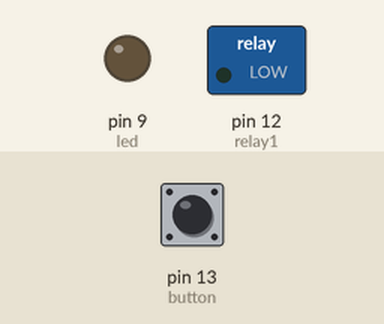
This sketch was run on a simulated Arduino Uno, built with avr-gcc and run on an emulated ATmega328P. Parts: switched loads named in the sketch (green lamp = pin HIGH), output pins drawn as LEDs (lit = HIGH). The inputs (shaded band) are chosen by the test bench; at power-on: pin 13 (button) HIGH.

Above: at 1.2 s.
1.3 s: pin 13 (button) pulled LOW for 0.15 s
At 2.5 s:
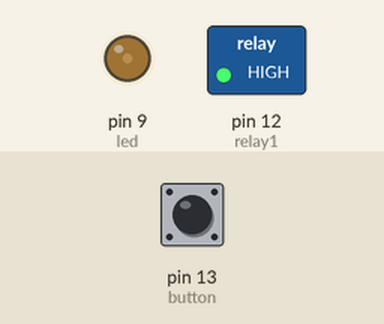
2.9 s: pin 13 (button) pulled LOW for 1 s
At 3.7 s:
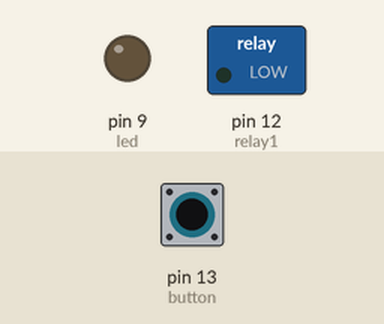
5.4 s: pin 13 (button) pulled LOW for 3.2 s
At 6.8 s:
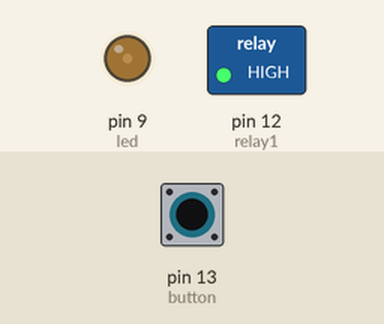
Timing chart, 0 to 8.4 s (numbered marks = the images above; inputs shaded):
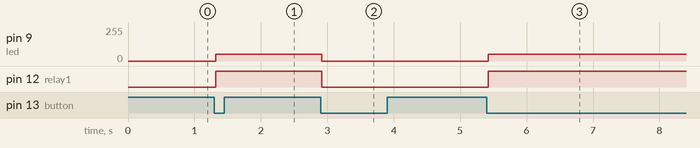

Measured:
- after the input at 1.3 s, pin 9 (led): 0/255 → 50/255 at once; pin 12 (relay1): LOW → HIGH at once
- after the input at 2.9 s, pin 9 (led): 50/255 → 0/255 at once; pin 12 (relay1): HIGH → LOW at once
- after the input at 5.4 s, pin 9 (led): 0/255 → 50/255 at once; pin 12 (relay1): LOW → HIGH at once

The sketch:

sketch_relayMotorControl.ino
```cpp
/*

RELAY MOTOR CONTROL and LED

*/


const int relay1=12; // NO- normally open
const int button=13;
const int led=9; // pwm

int buttonStableState=HIGH;
int lastButtonState=HIGH;
bool fanStatus=false;
bool ledStatus=false;

/*
NOTE:
NO: normally open : disconnected from COM when relay is OFF. Device will be OFF be default and triggered when relay is called.

COM: moving contact inside the relay, input to the relay. It moves between NO and NC.

NC: normally closed: conncted to COM when relay is OFF. Device will be ON be default and OFF when relay is triggered.

RELAY is active HIGH, meaning HIGH->energised and LOW->de-energised
*/

unsigned long lastDebounceTime=0;
const unsigned long debounceTime=20;


void setup() {
  // put your setup code here, to run once:

  pinMode(relay1,OUTPUT);
  pinMode(button,INPUT_PULLUP);
  pinMode(led,OUTPUT);


}


void loop() {
  // put your main code here, to run repeatedly:


  int reading = digitalRead(button);

  if(reading!=lastButtonState)
  {
    lastDebounceTime=millis();
  }


  if(millis()-lastDebounceTime>debounceTime)
  {
    if(reading!=buttonStableState)
    {
    buttonStableState=reading;

      if(buttonStableState==LOW)
      {
        fanStatus=!fanStatus;
        ledStatus=!ledStatus;

      }
    }
  }

  lastButtonState=reading;

  digitalWrite(relay1, fanStatus?HIGH:LOW);
  analogWrite(led, ledStatus?50:0);

}//end
```
